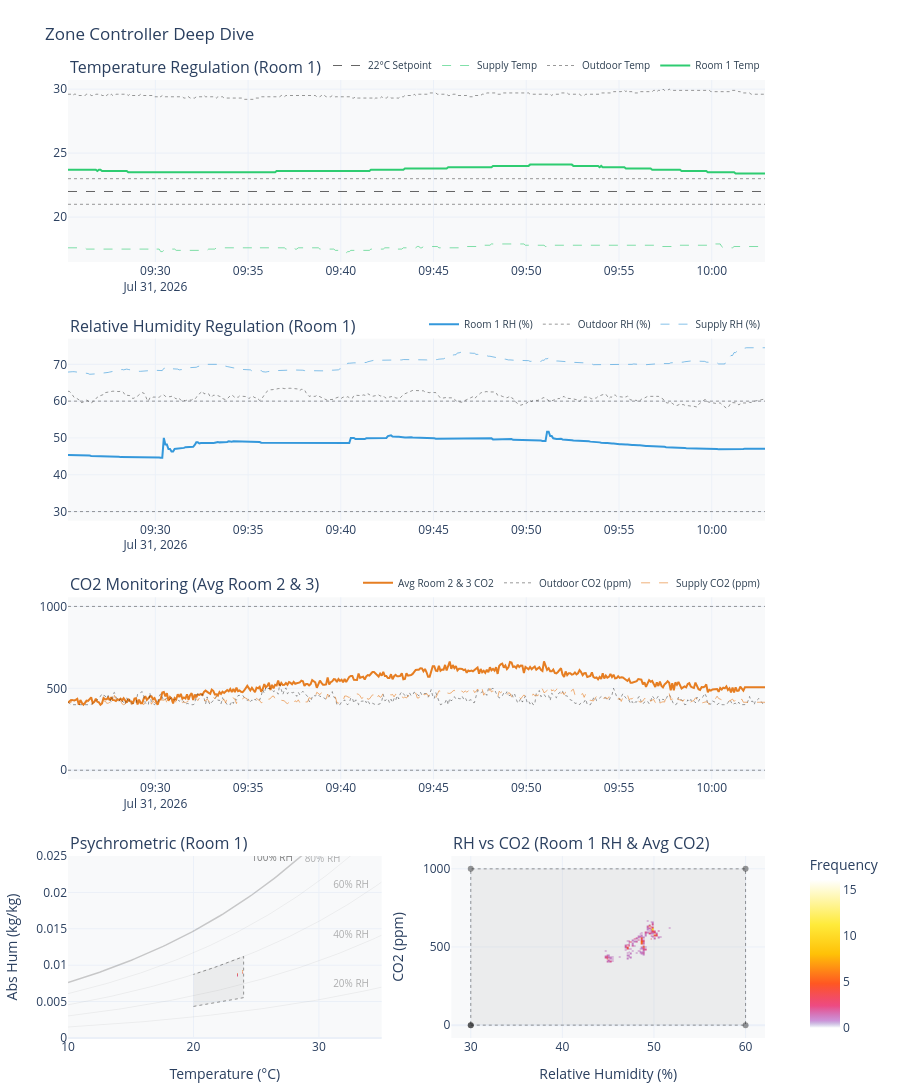

Notebook code cell kept with this figure:
### Code cell
# ==========================================
# View 1: Zone Controller Performance
# ==========================================
specs_v1 = [
    [{"type": "xy", "colspan": 2}, None], 
    [{"type": "xy", "colspan": 2}, None], 
    [{"type": "xy", "colspan": 2}, None],
    [{"type": "xy"}, {"type": "xy"}]
]
titles_v1 = [
    "Temperature Regulation (Room 1)",
    "Relative Humidity Regulation (Room 1)",
    "CO2 Monitoring (Avg Room 2 & 3)",
    "Psychrometric (Room 1)",
    "RH vs CO2 (Room 1 RH & Avg CO2)"
]

fig1 = make_subplots(rows=4, cols=2, subplot_titles=titles_v1, specs=specs_v1, vertical_spacing=0.08)

# Constant setpoint properties
T_SP = 22.0
T_MIN = T_SP - 1.0
T_MAX = T_SP + 1.0

time_arr = df['timestamp']

# 1.1 Temp (Room 1 vs Setpoint)
add_comfort_band(fig1, 1, 1, time_arr, T_MIN, T_MAX)
fig1.add_trace(go.Scatter(x=time_arr, y=df['room_1_t'], name="Room 1 Temp", showlegend=True, line=dict(color=COLORS['Temp'], width=2)), row=1, col=1)
fig1.add_trace(go.Scatter(x=time_arr, y=df['outside_t'], name="Outdoor Temp", showlegend=True, line=dict(color="rgba(0,0,0,0.4)", width=1, dash='dot')), row=1, col=1)
fig1.add_trace(go.Scatter(x=time_arr, y=df['supply_t'], name="Supply Temp", showlegend=True, line=dict(color=hex_to_rgba(COLORS['Temp'], 0.6), width=1, dash='dash')), row=1, col=1)
fig1.add_trace(go.Scatter(x=time_arr, y=[T_SP]*len(time_arr), name="22°C Setpoint", showlegend=True, line=dict(color="rgba(0,0,0,0.6)", width=1, dash='dash')), row=1, col=1)

# 1.2 RH (Room 1 vs Comfort Band)
add_comfort_band(fig1, 2, 1, time_arr, 30, 60)
fig1.add_trace(go.Scatter(x=time_arr, y=df['room_1_h'], name="Room 1 RH (%)", showlegend=True, line=dict(color=COLORS['Hum'], width=2)), row=2, col=1)
fig1.add_trace(go.Scatter(x=time_arr, y=df['outside_h'], name="Outdoor RH (%)", showlegend=True, line=dict(color="rgba(0,0,0,0.4)", width=1, dash='dot')), row=2, col=1)
fig1.add_trace(go.Scatter(x=time_arr, y=df['supply_h'], name="Supply RH (%)", showlegend=True, line=dict(color=hex_to_rgba(COLORS['Hum'], 0.6), width=1, dash='dash')), row=2, col=1)

# 1.3 CO2 (Avg 2 & 3 vs 1000ppm limit)
add_comfort_band(fig1, 3, 1, time_arr, 0, 1000)
fig1.add_trace(go.Scatter(x=time_arr, y=df['avg_co2'], name="Avg Room 2 & 3 CO2", showlegend=True, line=dict(color=COLORS['CO2'], width=2)), row=3, col=1)
fig1.add_trace(go.Scatter(x=time_arr, y=df['outside_c'], name="Outdoor CO2 (ppm)", showlegend=True, line=dict(color="rgba(0,0,0,0.4)", width=1, dash='dot')), row=3, col=1)
fig1.add_trace(go.Scatter(x=time_arr, y=df['supply_c'], name="Supply CO2 (ppm)", showlegend=True, line=dict(color=hex_to_rgba(COLORS['CO2'], 0.6), width=1, dash='dash')), row=3, col=1)

# 1.4 Psychrometric (Room 1)
plasma_transparent = [
    [0.0, "rgba(0, 0, 0, 0)"],
    [0.001, "rgba(13, 8, 135, 0.0)"],
    [0.05, "rgba(156, 39, 176, 0.5)"],
    [0.15, "rgba(233, 30, 99, 0.8)"],
    [0.3, "rgba(255, 87, 34, 1)"],
    [0.5, "rgba(255, 193, 7, 1)"],
    [0.7, "rgba(255, 235, 59, 1)"],
    [1.0, "rgba(255, 255, 255, 1)"]
]

add_psychrometric_background(fig1, 4, 1)
add_psychrometric_comfort(fig1, 4, 1)
fig1.add_trace(go.Histogram2d(
    x=df['room_1_t'], y=df['room_1_w'],
    colorscale=plasma_transparent, showscale=False,
    nbinsx=60, nbinsy=60
), row=4, col=1)

# 1.5 RH vs CO2
add_rh_co2_comfort(fig1, 4, 2)
fig1.add_trace(go.Histogram2d(
    x=df['room_1_h'], y=df['avg_co2'],
    colorscale=plasma_transparent, showscale=True,
    colorbar=dict(title="Frequency", x=1.05, y=0.1, len=0.2),
    nbinsx=60, nbinsy=60
), row=4, col=2)

fig1.update_xaxes(range=[10, 35], title_text="Temperature (°C)", row=4, col=1)
fig1.update_yaxes(range=[0, 0.025], title_text="Abs Hum (kg/kg)", row=4, col=1)

fig1.update_xaxes(title_text="Relative Humidity (%)", row=4, col=2)
fig1.update_yaxes(title_text="CO2 (ppm)", row=4, col=2)

fig1.update_layout(
    height=1400, template="plotly_white", plot_bgcolor="#f8f9fa", title_text="Zone Controller Deep Dive",
    margin=dict(l=30, r=30, t=80, b=30),
)

configure_subplot_legends(fig1)
fig1.show()

### Figure 1 — Plotly figure (JSON) as saved in the notebook; plotly's stock layout.template omitted (floating-point values rounded to 4 significant figures; data arrays with more than 128 entries replaced by an {"elided": "..."} marker saying what was removed)
{"data": [{"hoverinfo": "skip", "line": {"color": "rgba(0,0,0,0.4)", "dash": "dot", "width": 1}, "showlegend": false, "type": "scatter", "x": {"elided": "452 str values"}, "xaxis": "x", "y": {"elided": "452 int values"}, "yaxis": "y"}, {"fill": "tonexty", "fillcolor": "rgba(255,255,255,0.05)", "hoverinfo": "skip", "line": {"color": "rgba(0,0,0,0.4)", "dash": "dot", "width": 1}, "showlegend": false, "type": "scatter", "x": {"elided": "452 str values"}, "xaxis": "x", "y": {"elided": "452 int values"}, "yaxis": "y"}, {"legend": "legend", "line": {"color": "#2ecc71", "width": 2}, "name": "Room 1 Temp", "showlegend": true, "type": "scatter", "x": {"elided": "452 str values"}, "xaxis": "x", "y": {"elided": "452 float values"}, "yaxis": "y"}, {"legend": "legend", "line": {"color": "rgba(0,0,0,0.4)", "dash": "dot", "width": 1}, "name": "Outdoor Temp", "showlegend": true, "type": "scatter", "x": {"elided": "452 str values"}, "xaxis": "x", "y": {"elided": "452 float values"}, "yaxis": "y"}, {"legend": "legend", "line": {"color": "rgba(46, 204, 113, 0.6)", "dash": "dash", "width": 1}, "name": "Supply Temp", "showlegend": true, "type": "scatter", "x": {"elided": "452 str values"}, "xaxis": "x", "y": {"elided": "452 float values"}, "yaxis": "y"}, {"legend": "legend", "line": {"color": "rgba(0,0,0,0.6)", "dash": "dash", "width": 1}, "name": "22°C Setpoint", "showlegend": true, "type": "scatter", "x": {"elided": "452 str values"}, "xaxis": "x", "y": {"elided": "452 int values"}, "yaxis": "y"}, {"hoverinfo": "skip", "line": {"color": "rgba(0,0,0,0.4)", "dash": "dot", "width": 1}, "showlegend": false, "type": "scatter", "x": {"elided": "452 str values"}, "xaxis": "x2", "y": {"elided": "452 int values"}, "yaxis": "y2"}, {"fill": "tonexty", "fillcolor": "rgba(255,255,255,0.05)", "hoverinfo": "skip", "line": {"color": "rgba(0,0,0,0.4)", "dash": "dot", "width": 1}, "showlegend": false, "type": "scatter", "x": {"elided": "452 str values"}, "xaxis": "x2", "y": {"elided": "452 int values"}, "yaxis": "y2"}, {"legend": "legend2", "line": {"color": "#3498db", "width": 2}, "name": "Room 1 RH (%)", "showlegend": true, "type": "scatter", "x": {"elided": "452 str values"}, "xaxis": "x2", "y": {"elided": "452 float values"}, "yaxis": "y2"}, {"legend": "legend2", "line": {"color": "rgba(0,0,0,0.4)", "dash": "dot", "width": 1}, "name": "Outdoor RH (%)", "showlegend": true, "type": "scatter", "x": {"elided": "452 str values"}, "xaxis": "x2", "y": {"elided": "452 float values"}, "yaxis": "y2"}, {"legend": "legend2", "line": {"color": "rgba(52, 152, 219, 0.6)", "dash": "dash", "width": 1}, "name": "Supply RH (%)", "showlegend": true, "type": "scatter", "x": {"elided": "452 str values"}, "xaxis": "x2", "y": {"elided": "452 float values"}, "yaxis": "y2"}, {"hoverinfo": "skip", "line": {"color": "rgba(0,0,0,0.4)", "dash": "dot", "width": 1}, "showlegend": false, "type": "scatter", "x": {"elided": "452 str values"}, "xaxis": "x3", "y": {"elided": "452 int values"}, "yaxis": "y3"}, {"fill": "tonexty", "fillcolor": "rgba(255,255,255,0.05)", "hoverinfo": "skip", "line": {"color": "rgba(0,0,0,0.4)", "dash": "dot", "width": 1}, "showlegend": false, "type": "scatter", "x": {"elided": "452 str values"}, "xaxis": "x3", "y": {"elided": "452 int values"}, "yaxis": "y3"}, {"legend": "legend3", "line": {"color": "#e67e22", "width": 2}, "name": "Avg Room 2 & 3 CO2", "showlegend": true, "type": "scatter", "x": {"elided": "452 str values"}, "xaxis": "x3", "y": {"elided": "452 float values"}, "yaxis": "y3"}, {"legend": "legend3", "line": {"color": "rgba(0,0,0,0.4)", "dash": "dot", "width": 1}, "name": "Outdoor CO2 (ppm)", "showlegend": true, "type": "scatter", "x": {"elided": "452 str values"}, "xaxis": "x3", "y": {"elided": "452 float values"}, "yaxis": "y3"}, {"legend": "legend3", "line": {"color": "rgba(230, 126, 34, 0.6)", "dash": "dash", "width": 1}, "name": "Supply CO2 (ppm)", "showlegend": true, "type": "scatter", "x": {"elided": "452 str values"}, "xaxis": "x3", "y": {"elided": "452 float values"}, "yaxis": "y3"}, {"hoverinfo": "skip", "line": {"color": "rgba(0, 0, 0, 0.05)", "width": 1}, "mode": "lines", "showlegend": false, "type": "scatter", "x": [10.0, 10.25, 10.51, 10.76, 11.01, 11.26, 11.52, 11.77, 12.02, 12.27, 12.53, 12.78, 13.03, 13.28, 13.54, 13.79, 14.04, 14.29, 14.55, 14.8, 15.05, 15.3, 15.56, 15.81, 16.06, 16.31, 16.57, 16.82, 17.07, 17.32, 17.58, 17.83, 18.08, 18.33, 18.59, 18.84, 19.09, 19.34, 19.6, 19.85, 20.1, 20.35, 20.61, 20.86, 21.11, 21.36, 21.62, 21.87, 22.12, 22.37, 22.63, 22.88, 23.13, 23.38, 23.64, 23.89, 24.14, 24.39, 24.65, 24.9, 25.15, 25.4, 25.66, 25.91, 26.16, 26.41, 26.67, 26.92, 27.17, 27.42, 27.68, 27.93, 28.18, 28.43, 28.69, 28.94, 29.19, 29.44, 29.7, 29.95, 30.2, 30.45, 30.71, 30.96, 31.21, 31.46, 31.72, 31.97, 32.22, 32.47, 32.73, 32.98, 33.23, 33.48, 33.74, 33.99, 34.24, 34.49, 34.75, 35.0], "xaxis": "x4", "y": [0.001511, 0.001537, 0.001563, 0.00159, 0.001617, 0.001644, 0.001672, 0.0017, 0.001729, 0.001758, 0.001788, 0.001818, 0.001848, 0.001879, 0.00191, 0.001942, 0.001974, 0.002007, 0.00204, 0.002073, 0.002108, 0.002142, 0.002177, 0.002213, 0.002249, 0.002286, 0.002323, 0.002361, 0.002399, 0.002438, 0.002477, 0.002517, 0.002557, 0.002598, 0.00264, 0.002682, 0.002725, 0.002768, 0.002812, 0.002857, 0.002902, 0.002948, 0.002995, 0.003042, 0.003089, 0.003138, 0.003187, 0.003237, 0.003287, 0.003338, 0.00339, 0.003443, 0.003496, 0.00355, 0.003605, 0.00366, 0.003717, 0.003774, 0.003831, 0.00389, 0.003949, 0.004009, 0.00407, 0.004132, 0.004195, 0.004258, 0.004322, 0.004387, 0.004453, 0.00452, 0.004588, 0.004656, 0.004726, 0.004796, 0.004867, 0.004939, 0.005013, 0.005087, 0.005162, 0.005238, 0.005315, 0.005393, 0.005472, 0.005552, 0.005633, 0.005715, 0.005798, 0.005883, 0.005968, 0.006054, 0.006142, 0.00623, 0.00632, 0.006411, 0.006503, 0.006596, 0.00669, 0.006786, 0.006882, 0.00698], "yaxis": "y4"}, {"hoverinfo": "skip", "mode": "text", "showlegend": false, "text": ["20% RH"], "textfont": {"color": "rgba(0, 0, 0, 0.3)", "size": 10}, "textposition": "top left", "type": "scatter", "x": [33.99], "xaxis": "x4", "y": [0.006596], "yaxis": "y4"}, {"hoverinfo": "skip", "line": {"color": "rgba(0, 0, 0, 0.05)", "width": 1}, "mode": "lines", "showlegend": false, "type": "scatter", "x": [10.0, 10.25, 10.51, 10.76, 11.01, 11.26, 11.52, 11.77, 12.02, 12.27, 12.53, 12.78, 13.03, 13.28, 13.54, 13.79, 14.04, 14.29, 14.55, 14.8, 15.05, 15.3, 15.56, 15.81, 16.06, 16.31, 16.57, 16.82, 17.07, 17.32, 17.58, 17.83, 18.08, 18.33, 18.59, 18.84, 19.09, 19.34, 19.6, 19.85, 20.1, 20.35, 20.61, 20.86, 21.11, 21.36, 21.62, 21.87, 22.12, 22.37, 22.63, 22.88, 23.13, 23.38, 23.64, 23.89, 24.14, 24.39, 24.65, 24.9, 25.15, 25.4, 25.66, 25.91, 26.16, 26.41, 26.67, 26.92, 27.17, 27.42, 27.68, 27.93, 28.18, 28.43, 28.69, 28.94, 29.19, 29.44, 29.7, 29.95, 30.2, 30.45, 30.71, 30.96, 31.21, 31.46, 31.72, 31.97, 32.22, 32.47, 32.73, 32.98, 33.23, 33.48, 33.74, 33.99, 34.24, 34.49, 34.75, 35.0], "xaxis": "x4", "y": [0.00303, 0.003082, 0.003134, 0.003188, 0.003242, 0.003297, 0.003353, 0.00341, 0.003468, 0.003526, 0.003585, 0.003646, 0.003707, 0.003769, 0.003832, 0.003896, 0.003961, 0.004026, 0.004093, 0.004161, 0.004229, 0.004299, 0.00437, 0.004442, 0.004514, 0.004588, 0.004663, 0.004739, 0.004816, 0.004894, 0.004974, 0.005054, 0.005136, 0.005219, 0.005302, 0.005388, 0.005474, 0.005561, 0.00565, 0.00574, 0.005832, 0.005924, 0.006018, 0.006113, 0.00621, 0.006308, 0.006407, 0.006507, 0.006609, 0.006713, 0.006818, 0.006924, 0.007032, 0.007141, 0.007252, 0.007364, 0.007478, 0.007593, 0.00771, 0.007829, 0.007949, 0.008071, 0.008194, 0.008319, 0.008446, 0.008574, 0.008705, 0.008837, 0.00897, 0.009106, 0.009243, 0.009382, 0.009524, 0.009666, 0.009811, 0.009958, 0.01011, 0.01026, 0.01041, 0.01056, 0.01072, 0.01088, 0.01104, 0.0112, 0.01137, 0.01154, 0.01171, 0.01188, 0.01205, 0.01223, 0.01241, 0.01259, 0.01277, 0.01296, 0.01314, 0.01333, 0.01353, 0.01372, 0.01392, 0.01412], "yaxis": "y4"}, {"hoverinfo": "skip", "mode": "text", "showlegend": false, "text": ["40% RH"], "textfont": {"color": "rgba(0, 0, 0, 0.3)", "size": 10}, "textposition": "top left", "type": "scatter", "x": [33.99], "xaxis": "x4", "y": [0.01333], "yaxis": "y4"}, {"hoverinfo": "skip", "line": {"color": "rgba(0, 0, 0, 0.05)", "width": 1}, "mode": "lines", "showlegend": false, "type": "scatter", "x": [10.0, 10.25, 10.51, 10.76, 11.01, 11.26, 11.52, 11.77, 12.02, 12.27, 12.53, 12.78, 13.03, 13.28, 13.54, 13.79, 14.04, 14.29, 14.55, 14.8, 15.05, 15.3, 15.56, 15.81, 16.06, 16.31, 16.57, 16.82, 17.07, 17.32, 17.58, 17.83, 18.08, 18.33, 18.59, 18.84, 19.09, 19.34, 19.6, 19.85, 20.1, 20.35, 20.61, 20.86, 21.11, 21.36, 21.62, 21.87, 22.12, 22.37, 22.63, 22.88, 23.13, 23.38, 23.64, 23.89, 24.14, 24.39, 24.65, 24.9, 25.15, 25.4, 25.66, 25.91, 26.16, 26.41, 26.67, 26.92, 27.17, 27.42, 27.68, 27.93, 28.18, 28.43, 28.69, 28.94, 29.19, 29.44, 29.7, 29.95, 30.2, 30.45, 30.71, 30.96, 31.21, 31.46, 31.72, 31.97, 32.22, 32.47, 32.73, 32.98, 33.23, 33.48, 33.74, 33.99, 34.24, 34.49, 34.75, 35.0], "xaxis": "x4", "y": [0.004556, 0.004634, 0.004713, 0.004794, 0.004876, 0.004959, 0.005043, 0.005129, 0.005216, 0.005304, 0.005394, 0.005485, 0.005577, 0.005671, 0.005766, 0.005862, 0.00596, 0.006059, 0.00616, 0.006262, 0.006366, 0.006471, 0.006578, 0.006686, 0.006796, 0.006908, 0.007021, 0.007136, 0.007252, 0.007371, 0.007491, 0.007612, 0.007736, 0.007861, 0.007988, 0.008116, 0.008247, 0.00838, 0.008514, 0.00865, 0.008789, 0.008929, 0.009071, 0.009215, 0.009361, 0.00951, 0.00966, 0.009813, 0.009967, 0.01012, 0.01028, 0.01044, 0.01061, 0.01077, 0.01094, 0.01111, 0.01128, 0.01146, 0.01164, 0.01182, 0.012, 0.01219, 0.01237, 0.01256, 0.01276, 0.01295, 0.01315, 0.01335, 0.01355, 0.01376, 0.01397, 0.01418, 0.0144, 0.01461, 0.01483, 0.01506, 0.01528, 0.01551, 0.01575, 0.01598, 0.01622, 0.01646, 0.01671, 0.01696, 0.01721, 0.01747, 0.01773, 0.01799, 0.01825, 0.01852, 0.0188, 0.01907, 0.01935, 0.01964, 0.01993, 0.02022, 0.02051, 0.02081, 0.02111, 0.02142], "yaxis": "y4"}, {"hoverinfo": "skip", "mode": "text", "showlegend": false, "text": ["60% RH"], "textfont": {"color": "rgba(0, 0, 0, 0.3)", "size": 10}, "textposition": "top left", "type": "scatter", "x": [33.99], "xaxis": "x4", "y": [0.02022], "yaxis": "y4"}, {"hoverinfo": "skip", "line": {"color": "rgba(0, 0, 0, 0.05)", "width": 1}, "mode": "lines", "showlegend": false, "type": "scatter", "x": [10.0, 10.25, 10.51, 10.76, 11.01, 11.26, 11.52, 11.77, 12.02, 12.27, 12.53, 12.78, 13.03, 13.28, 13.54, 13.79, 14.04, 14.29, 14.55, 14.8, 15.05, 15.3, 15.56, 15.81, 16.06, 16.31, 16.57, 16.82, 17.07, 17.32, 17.58, 17.83, 18.08, 18.33, 18.59, 18.84, 19.09, 19.34, 19.6, 19.85, 20.1, 20.35, 20.61, 20.86, 21.11, 21.36, 21.62, 21.87, 22.12, 22.37, 22.63, 22.88, 23.13, 23.38, 23.64, 23.89, 24.14, 24.39, 24.65, 24.9, 25.15, 25.4, 25.66, 25.91, 26.16, 26.41, 26.67, 26.92, 27.17, 27.42, 27.68, 27.93, 28.18, 28.43, 28.69, 28.94, 29.19, 29.44, 29.7, 29.95, 30.2, 30.45, 30.71, 30.96, 31.21, 31.46, 31.72, 31.97, 32.22, 32.47, 32.73, 32.98, 33.23, 33.48, 33.74, 33.99, 34.24, 34.49, 34.75, 35.0], "xaxis": "x4", "y": [0.006089, 0.006194, 0.006301, 0.006409, 0.006518, 0.00663, 0.006743, 0.006858, 0.006974, 0.007092, 0.007213, 0.007334, 0.007458, 0.007584, 0.007711, 0.007841, 0.007972, 0.008105, 0.00824, 0.008378, 0.008517, 0.008658, 0.008802, 0.008947, 0.009095, 0.009245, 0.009397, 0.009551, 0.009708, 0.009866, 0.01003, 0.01019, 0.01036, 0.01053, 0.0107, 0.01087, 0.01104, 0.01122, 0.0114, 0.01159, 0.01177, 0.01196, 0.01215, 0.01235, 0.01254, 0.01274, 0.01295, 0.01315, 0.01336, 0.01357, 0.01379, 0.014, 0.01422, 0.01445, 0.01467, 0.0149, 0.01514, 0.01537, 0.01561, 0.01586, 0.0161, 0.01635, 0.01661, 0.01686, 0.01712, 0.01739, 0.01766, 0.01793, 0.0182, 0.01848, 0.01877, 0.01905, 0.01934, 0.01964, 0.01994, 0.02024, 0.02055, 0.02086, 0.02117, 0.02149, 0.02182, 0.02215, 0.02248, 0.02282, 0.02316, 0.02351, 0.02386, 0.02422, 0.02458, 0.02495, 0.02532, 0.02569, 0.02607, 0.02646, 0.02685, 0.02725, 0.02765, 0.02806, 0.02848, 0.02889], "yaxis": "y4"}, {"hoverinfo": "skip", "mode": "text", "showlegend": false, "text": ["80% RH"], "textfont": {"color": "rgba(0, 0, 0, 0.3)", "size": 10}, "textposition": "top left", "type": "scatter", "x": [31.72], "xaxis": "x4", "y": [0.02386], "yaxis": "y4"}, {"hoverinfo": "skip", "line": {"color": "rgba(0, 0, 0, 0.2)", "width": 1.5}, "mode": "lines", "showlegend": false, "type": "scatter", "x": [10.0, 10.25, 10.51, 10.76, 11.01, 11.26, 11.52, 11.77, 12.02, 12.27, 12.53, 12.78, 13.03, 13.28, 13.54, 13.79, 14.04, 14.29, 14.55, 14.8, 15.05, 15.3, 15.56, 15.81, 16.06, 16.31, 16.57, 16.82, 17.07, 17.32, 17.58, 17.83, 18.08, 18.33, 18.59, 18.84, 19.09, 19.34, 19.6, 19.85, 20.1, 20.35, 20.61, 20.86, 21.11, 21.36, 21.62, 21.87, 22.12, 22.37, 22.63, 22.88, 23.13, 23.38, 23.64, 23.89, 24.14, 24.39, 24.65, 24.9, 25.15, 25.4, 25.66, 25.91, 26.16, 26.41, 26.67, 26.92, 27.17, 27.42, 27.68, 27.93, 28.18, 28.43, 28.69, 28.94, 29.19, 29.44, 29.7, 29.95, 30.2, 30.45, 30.71, 30.96, 31.21, 31.46, 31.72, 31.97, 32.22, 32.47, 32.73, 32.98, 33.23, 33.48, 33.74, 33.99, 34.24, 34.49, 34.75, 35.0], "xaxis": "x4", "y": [0.00763, 0.007762, 0.007896, 0.008031, 0.008169, 0.008309, 0.008451, 0.008596, 0.008742, 0.008891, 0.009042, 0.009195, 0.009351, 0.009509, 0.009669, 0.009832, 0.009997, 0.01016, 0.01033, 0.01051, 0.01068, 0.01086, 0.01104, 0.01122, 0.01141, 0.0116, 0.01179, 0.01198, 0.01218, 0.01238, 0.01259, 0.01279, 0.013, 0.01321, 0.01343, 0.01365, 0.01387, 0.01409, 0.01432, 0.01455, 0.01479, 0.01502, 0.01527, 0.01551, 0.01576, 0.01601, 0.01627, 0.01653, 0.01679, 0.01706, 0.01733, 0.0176, 0.01788, 0.01817, 0.01845, 0.01874, 0.01904, 0.01934, 0.01964, 0.01995, 0.02026, 0.02058, 0.0209, 0.02122, 0.02155, 0.02189, 0.02223, 0.02257, 0.02292, 0.02328, 0.02364, 0.024, 0.02437, 0.02474, 0.02512, 0.02551, 0.0259, 0.02629, 0.0267, 0.0271, 0.02751, 0.02793, 0.02836, 0.02879, 0.02922, 0.02967, 0.03011, 0.03057, 0.03103, 0.0315, 0.03197, 0.03245, 0.03294, 0.03343, 0.03393, 0.03444, 0.03496, 0.03548, 0.03601, 0.03654], "yaxis": "y4"}, {"hoverinfo": "skip", "mode": "text", "showlegend": false, "text": ["100% RH"], "textfont": {"color": "rgba(0, 0, 0, 0.5)", "size": 10}, "textposition": "top left", "type": "scatter", "x": [27.93], "xaxis": "x4", "y": [0.024], "yaxis": "y4"}, {"fill": "toself", "fillcolor": "rgba(0,0,0,0.05)", "hoverinfo": "skip", "line": {"color": "rgba(0,0,0,0.4)", "dash": "dot", "width": 1}, "showlegend": false, "type": "scatter", "x": [20.0, 20.08, 20.16, 20.24, 20.33, 20.41, 20.49, 20.57, 20.65, 20.73, 20.82, 20.9, 20.98, 21.06, 21.14, 21.22, 21.31, 21.39, 21.47, 21.55, 21.63, 21.71, 21.8, 21.88, 21.96, 22.04, 22.12, 22.2, 22.29, 22.37, 22.45, 22.53, 22.61, 22.69, 22.78, 22.86, 22.94, 23.02, 23.1, 23.18, 23.27, 23.35, 23.43, 23.51, 23.59, 23.67, 23.76, 23.84, 23.92, 24.0, 24.0, 23.92, 23.84, 23.76, 23.67, 23.59, 23.51, 23.43, 23.35, 23.27, 23.18, 23.1, 23.02, 22.94, 22.86, 22.78, 22.69, 22.61, 22.53, 22.45, 22.37, 22.29, 22.2, 22.12, 22.04, 21.96, 21.88, 21.8, 21.71, 21.63, 21.55, 21.47, 21.39, 21.31, 21.22, 21.14, 21.06, 20.98, 20.9, 20.82, 20.73, 20.65, 20.57, 20.49, 20.41, 20.33, 20.24, 20.16, 20.08, 20.0], "xaxis": "x4", "y": [0.004336, 0.004358, 0.00438, 0.004403, 0.004425, 0.004448, 0.00447, 0.004493, 0.004516, 0.004539, 0.004562, 0.004585, 0.004608, 0.004631, 0.004655, 0.004678, 0.004702, 0.004726, 0.00475, 0.004774, 0.004798, 0.004822, 0.004846, 0.004871, 0.004895, 0.00492, 0.004944, 0.004969, 0.004994, 0.005019, 0.005044, 0.00507, 0.005095, 0.00512, 0.005146, 0.005172, 0.005198, 0.005224, 0.00525, 0.005276, 0.005302, 0.005329, 0.005355, 0.005382, 0.005408, 0.005435, 0.005462, 0.005489, 0.005517, 0.005544, 0.01119, 0.01113, 0.01108, 0.01102, 0.01097, 0.01091, 0.01086, 0.0108, 0.01075, 0.0107, 0.01064, 0.01059, 0.01054, 0.01048, 0.01043, 0.01038, 0.01033, 0.01027, 0.01022, 0.01017, 0.01012, 0.01007, 0.01002, 0.009968, 0.009918, 0.009868, 0.009818, 0.009768, 0.009719, 0.00967, 0.009621, 0.009572, 0.009524, 0.009476, 0.009428, 0.00938, 0.009332, 0.009285, 0.009238, 0.009191, 0.009144, 0.009098, 0.009051, 0.009005, 0.008959, 0.008914, 0.008868, 0.008823, 0.008778, 0.008733], "yaxis": "y4"}, {"colorscale": [[0, "rgba(0, 0, 0, 0)"], [0.001, "rgba(13, 8, 135, 0.0)"], [0.05, "rgba(156, 39, 176, 0.5)"], [0.15, "rgba(233, 30, 99, 0.8)"], [0.3, "rgba(255, 87, 34, 1)"], [0.5, "rgba(255, 193, 7, 1)"], [0.7, "rgba(255, 235, 59, 1)"], [1, "rgba(255, 255, 255, 1)"]], "legend": "legend4", "nbinsx": 60, "nbinsy": 60, "showscale": false, "type": "histogram2d", "x": {"elided": "452 float values"}, "xaxis": "x4", "y": {"elided": "452 float values"}, "yaxis": "y4"}, {"fill": "toself", "fillcolor": "rgba(0,0,0,0.05)", "hoverinfo": "skip", "line": {"color": "rgba(0,0,0,0.4)", "dash": "dot", "width": 1}, "showlegend": false, "type": "scatter", "x": [30, 60, 60, 30, 30], "xaxis": "x5", "y": [0, 0, 1000, 1000, 0], "yaxis": "y5"}, {"colorbar": {"len": 0.2, "title": {"text": "Frequency"}, "x": 1.05, "y": 0.1}, "colorscale": [[0, "rgba(0, 0, 0, 0)"], [0.001, "rgba(13, 8, 135, 0.0)"], [0.05, "rgba(156, 39, 176, 0.5)"], [0.15, "rgba(233, 30, 99, 0.8)"], [0.3, "rgba(255, 87, 34, 1)"], [0.5, "rgba(255, 193, 7, 1)"], [0.7, "rgba(255, 235, 59, 1)"], [1, "rgba(255, 255, 255, 1)"]], "legend": "legend5", "nbinsx": 60, "nbinsy": 60, "showscale": true, "type": "histogram2d", "x": {"elided": "452 float values"}, "xaxis": "x5", "y": {"elided": "452 float values"}, "yaxis": "y5"}], "layout": {"annotations": [{"font": {"size": 16}, "showarrow": false, "text": "Temperature Regulation (Room 1)", "x": 0, "xanchor": "left", "xref": "paper", "y": 1, "yanchor": "bottom", "yref": "paper"}, {"font": {"size": 16}, "showarrow": false, "text": "Relative Humidity Regulation (Room 1)", "x": 0, "xanchor": "left", "xref": "paper", "y": 0.73, "yanchor": "bottom", "yref": "paper"}, {"font": {"size": 16}, "showarrow": false, "text": "CO2 Monitoring (Avg Room 2 & 3)", "x": 0, "xanchor": "left", "xref": "paper", "y": 0.46, "yanchor": "bottom", "yref": "paper"}, {"font": {"size": 16}, "showarrow": false, "text": "Psychrometric (Room 1)", "x": 0, "xanchor": "left", "xref": "paper", "y": 0.19, "yanchor": "bottom", "yref": "paper"}, {"font": {"size": 16}, "showarrow": false, "text": "RH vs CO2 (Room 1 RH & Avg CO2)", "x": 0.55, "xanchor": "left", "xref": "paper", "y": 0.19, "yanchor": "bottom", "yref": "paper"}], "height": 1400, "legend": {"bgcolor": "rgba(0,0,0,0)", "font": {"color": "#2c3e50", "size": 10}, "orientation": "h", "x": 1, "xanchor": "right", "y": 1, "yanchor": "bottom"}, "legend2": {"bgcolor": "rgba(0,0,0,0)", "font": {"color": "#2c3e50", "size": 10}, "orientation": "h", "x": 1, "xanchor": "right", "y": 0.73, "yanchor": "bottom"}, "legend3": {"bgcolor": "rgba(0,0,0,0)", "font": {"color": "#2c3e50", "size": 10}, "orientation": "h", "x": 1, "xanchor": "right", "y": 0.46, "yanchor": "bottom"}, "legend4": {"bgcolor": "rgba(0,0,0,0)", "font": {"color": "#2c3e50", "size": 10}, "orientation": "h", "x": 0.45, "xanchor": "right", "y": 0.19, "yanchor": "bottom"}, "legend5": {"bgcolor": "rgba(0,0,0,0)", "font": {"color": "#2c3e50", "size": 10}, "orientation": "h", "x": 1, "xanchor": "right", "y": 0.19, "yanchor": "bottom"}, "margin": {"b": 30, "l": 30, "r": 30, "t": 80}, "plot_bgcolor": "#f8f9fa", "showlegend": true, "title": {"text": "Zone Controller Deep Dive"}, "xaxis": {"anchor": "y", "domain": [0, 1]}, "xaxis2": {"anchor": "y2", "domain": [0, 1]}, "xaxis3": {"anchor": "y3", "domain": [0, 1]}, "xaxis4": {"anchor": "y4", "domain": [0, 0.45], "range": [10, 35], "title": {"text": "Temperature (°C)"}}, "xaxis5": {"anchor": "y5", "domain": [0.55, 1], "title": {"text": "Relative Humidity (%)"}}, "yaxis": {"anchor": "x", "domain": [0.81, 1]}, "yaxis2": {"anchor": "x2", "domain": [0.54, 0.73]}, "yaxis3": {"anchor": "x3", "domain": [0.27, 0.46]}, "yaxis4": {"anchor": "x4", "domain": [0, 0.19], "range": [0, 0.025], "title": {"text": "Abs Hum (kg/kg)"}}, "yaxis5": {"anchor": "x5", "domain": [0, 0.19], "title": {"text": "CO2 (ppm)"}}}}
